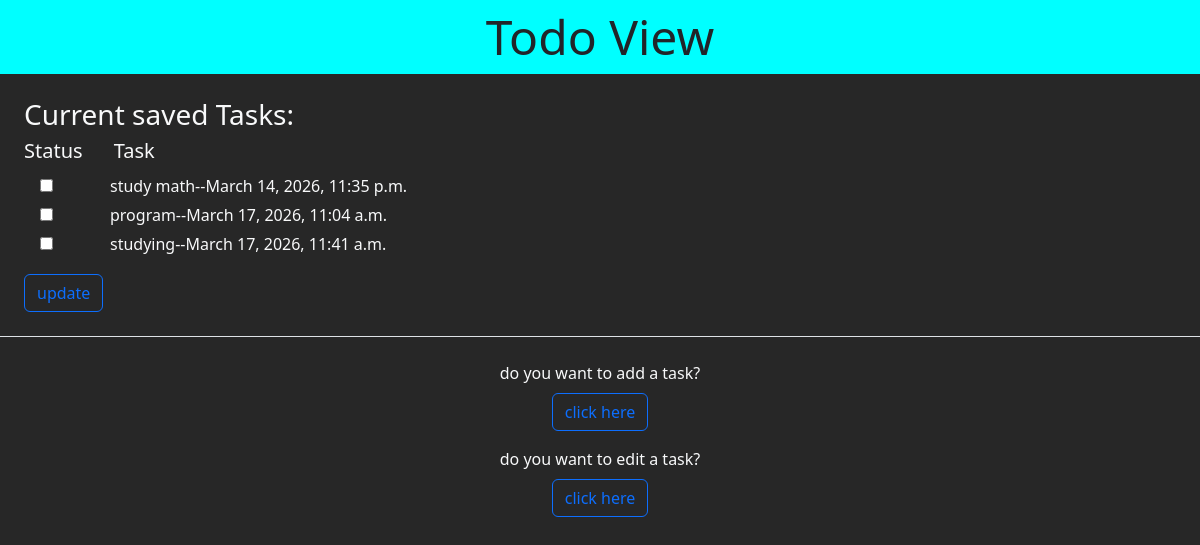
The page /todo/view/ on the database as committed earlier.
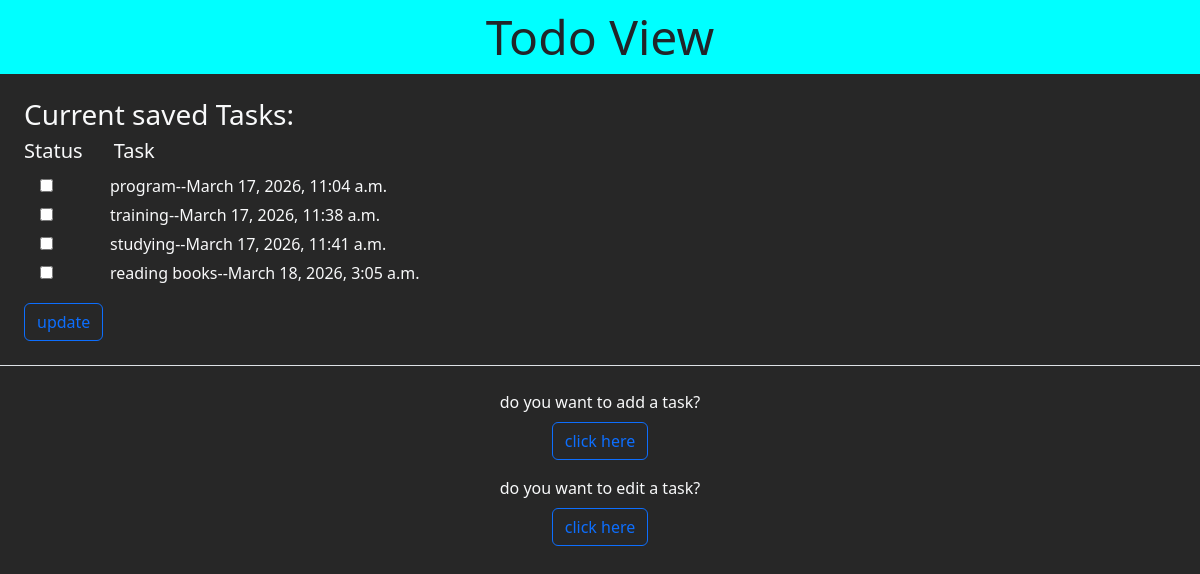
The same page on the database as committed later.
### todolist/models.py (models this page shows, shortened)
class Task(models.Model):
    task_desc = models.CharField(max_length=200)
    status = models.BooleanField()
    pub_date = models.DateTimeField("date published")

### todolist/views.py (the view)
# urls.py: path("todo/", include("todolist.urls"), name="todo"),
def todo(request):
    task_list = Task.objects.filter(status = False)
    return render(request,"todolist/todoview.html",{"task_list":task_list})

### todolist/templates/todolist/todoview.html (shortened to what this page needs)
{% load static %}
<!DOCTYPE html>
<html>
<head>
    <link href="https://cdn.jsdelivr.net/npm/bootstrap@5.3.8/dist/css/bootstrap.min.css" rel="stylesheet">
    <link rel="stylesheet" href="{% static 'todolist/style.css' %}">
</head>
<body>
    <div id="header" class="text-center display-5 py-2 position-relative top-0">Todo View</div>
    <div id="div-view" class="p-4 border-bottom text-light">
        <form action="{% url 'todolist:todoupdate' %}" method="post">
            <fieldset>
                <h3>Current saved Tasks: </h3>
                <h5>Status&nbsp;&nbsp;&nbsp;&nbsp;&nbsp;&nbsp;Task</h5>
                {% if task_list %}
                {% for task in task_list %}
                {% if task.status == False %}
                <input type="checkbox" name="task" id="task{{forloop.counter}}" value={{task.id}} class="ms-3 m-2">
                <label class="ms-4" for="task{{forloop.counter}}">&nbsp;&nbsp;&nbsp;&nbsp;&nbsp;{{task.task_desc}}--{{task.pub_date}}</label>
                <br>
                {% endif %}
                {% endfor %}
                {% else %}
                <h4>no tasks found!</h4>
                {% endif %}
            </fieldset>
            <input type="submit" value="update" class="btn btn-primary-subtle btn-outline-primary mt-3">
        </form>
    </div>
    <br>
    <div id="btn-view" class="text-center">
        <label for="back" class="mb-2 text-light">do you want to add a task?</label><br>
        <a href="{% url 'todolist:todoadd' %}" id="back">
            <button type="button" class="btn btn-primary-subtle btn-outline-primary">click here</button>
        </a>
        <br>
        <label for="back" class="my-2 mt-3 text-light">do you want to edit a task?</label><br>
        <a href="{% url 'todolist:edit' %}" id="edit">
            <button type="button" class="btn btn-primary-subtle btn-outline-primary">click here</button>
        </a>
    </div>
</body>
</html>

Rows that differ between the two databases and show on the page:
no longer on this page (row edited): Task: task_desc "study math", pub_date "March 14, 2026, 11:35 p.m."
now on this page (row edited): Task: task_desc "training", pub_date "March 17, 2026, 11:38 a.m."
added Task: task_desc "reading books", pub_date "March 18, 2026, 3:05 a.m."
